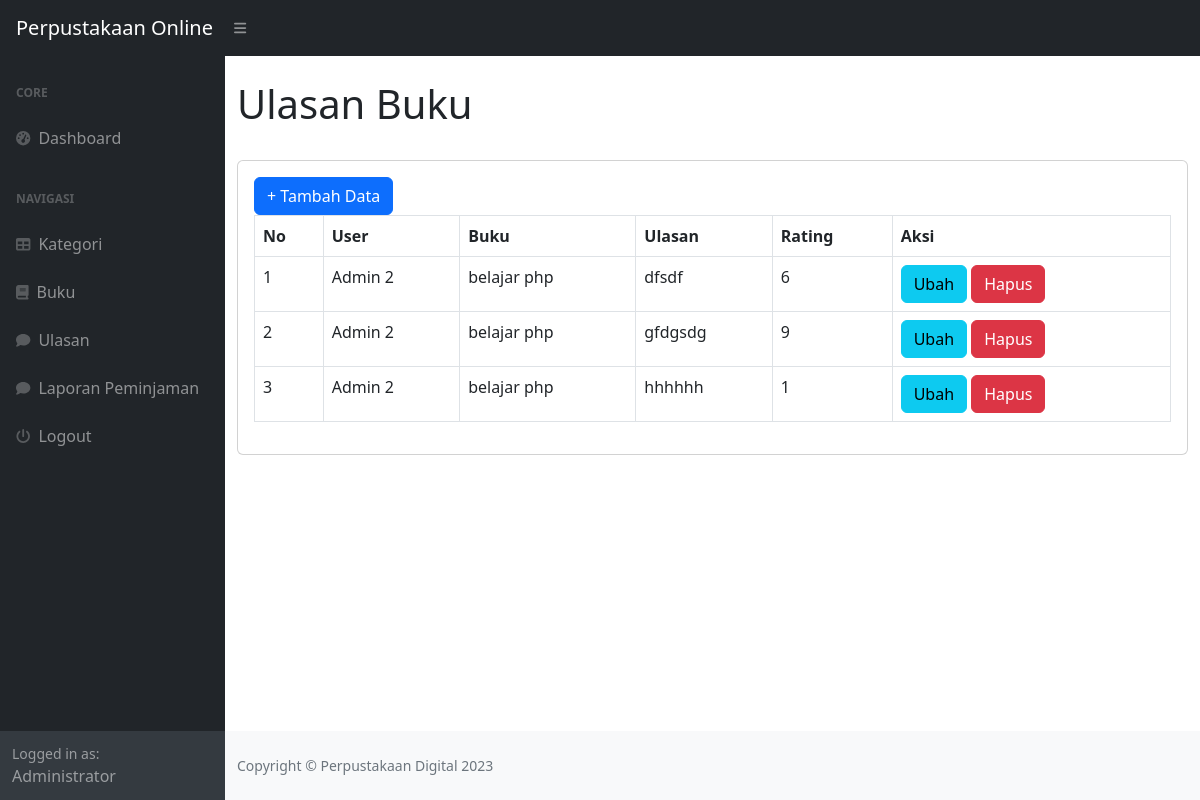
The page /index.php?page=ulasan (signed in) on the database its author committed.
### tables this page shows
CREATE TABLE `ulasan` (
  `id_ulasan` int(11) NOT NULL,
  `id_user` int(11) DEFAULT NULL,
  `id_buku` int(11) DEFAULT NULL,
  `ulasan` text DEFAULT NULL,
  `rating` int(11) DEFAULT NULL
);

CREATE TABLE `user` (
  `id_user` int(11) NOT NULL,
  `nama` varchar(100) DEFAULT NULL,
  `username` varchar(100) DEFAULT NULL,
  `password` varchar(100) DEFAULT NULL,
  `email` varchar(100) DEFAULT NULL,
  `alamat` text DEFAULT NULL,
  `no_telepon` varchar(100) DEFAULT NULL,
  `level` enum('admin','petugas','peminjam') DEFAULT NULL
);

CREATE TABLE `buku` (
  `id_buku` int(11) NOT NULL,
  `id_kategori` int(11) DEFAULT NULL,
  `judul` varchar(100) DEFAULT NULL,
  `penulis` varchar(100) DEFAULT NULL,
  `penerbit` varchar(100) DEFAULT NULL,
  `tahun_terbit` varchar(100) DEFAULT NULL,
  `deskripsi` text DEFAULT NULL
);

### ulasan.php (the view)
<h1 class="mt-4">Ulasan Buku</h1>
<br>
<div class="card">
	<div class="card-body">
	<div class="row">
		<div class="col-md-12">
			<a href="?page=ulasan_tambah" class="btn btn-primary">+ Tambah Data</a>
			<table class="table table-bordered" id="dataTable" width="100%" cellspacing="0">
				<tr>
					<th>No</th>
					<th>User</th>
					<th>Buku</th>
					<th>Ulasan</th>
					<th>Rating</th>
					<th>Aksi</th>
				</tr>
				<?php
				$i = 1;
					$query = mysqli_query($koneksi, "SELECT*FROM ulasan LEFT JOIN user on user.id_user = ulasan.id_user LEFT JOIN buku on buku.id_buku = ulasan.id_buku");
					while($data = mysqli_fetch_array($query)){
						?>
						<tr>
							<td><?php echo $i++; ?></td>
							<td><?php echo $data['nama']; ?></td>
							<td><?php echo $data['judul']; ?></td>
							<td><?php echo $data['ulasan']; ?></td>
							<td><?php echo $data['rating']; ?></td>
							<td>
								<a href="?page=ulasan_ubah&&id=<?php echo $data['id_ulasan']; ?>" class="btn btn-info">Ubah</a>
								<a onclick="return confirm('Apakah anda yakin ingin menghapus data ini');" href="?page=ulasan_hapus&&id=<?php echo $data['id_ulasan']; ?>" class="btn btn-danger">Hapus</a>
							</td>
						</tr>
						<?php
					}
				?>
			</table>
		</div>
	</div>
	</div>
</div>

### rows shown on the page
ulasan: id_user.nama "Admin 2", id_buku.judul "belajar php", ulasan "dfsdf", rating "6"
ulasan: id_user.nama "Admin 2", id_buku.judul "belajar php", ulasan "gfdgsdg", rating "9"
ulasan: id_user.nama "Admin 2", id_buku.judul "belajar php", ulasan "hhhhhh", rating "1"

### other values the page prints
$_SESSION['user']['nama'] "Administrator"
